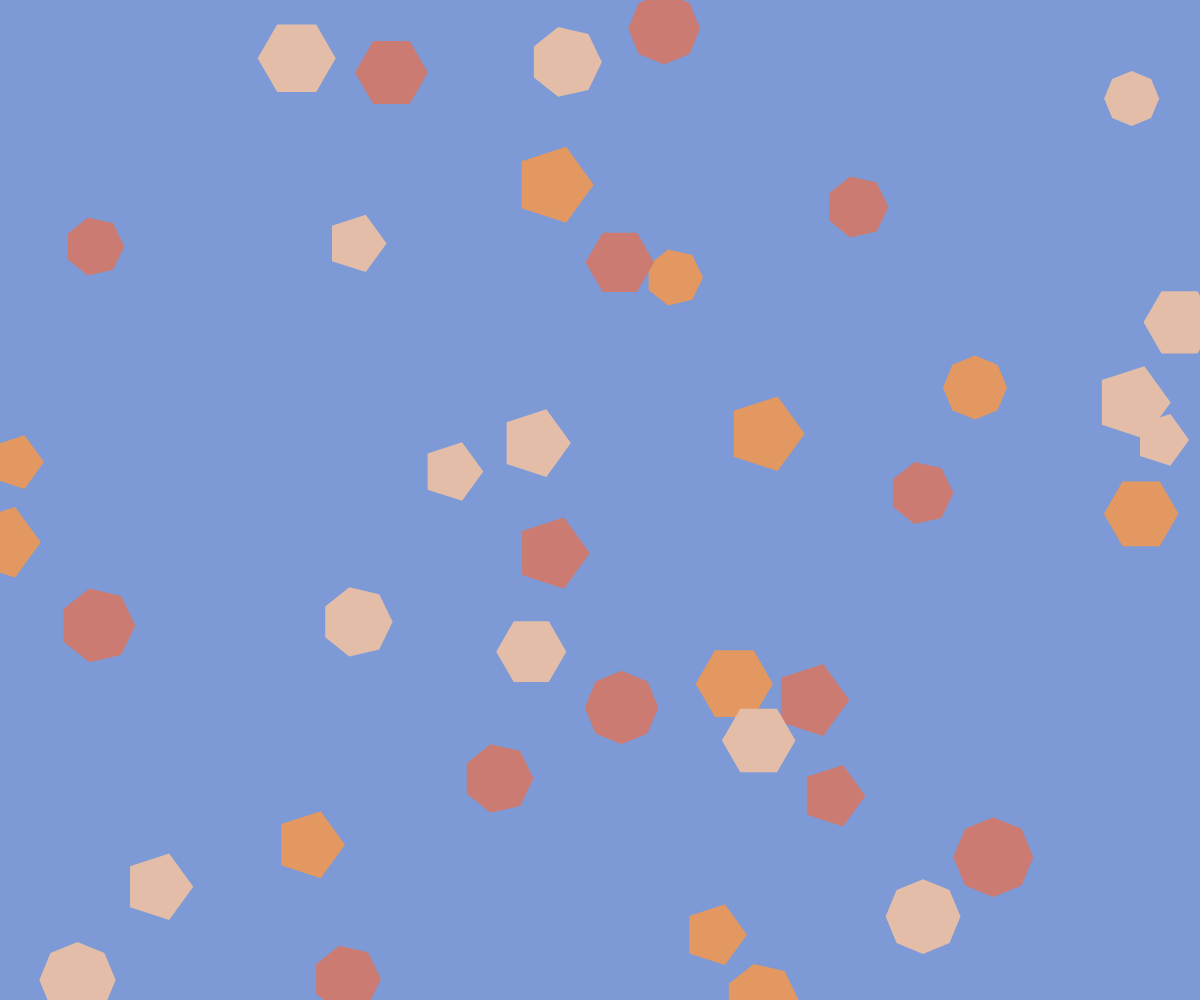
Frame 1 (no input)
Frame 60 (no input): identical to frame 1, image omitted
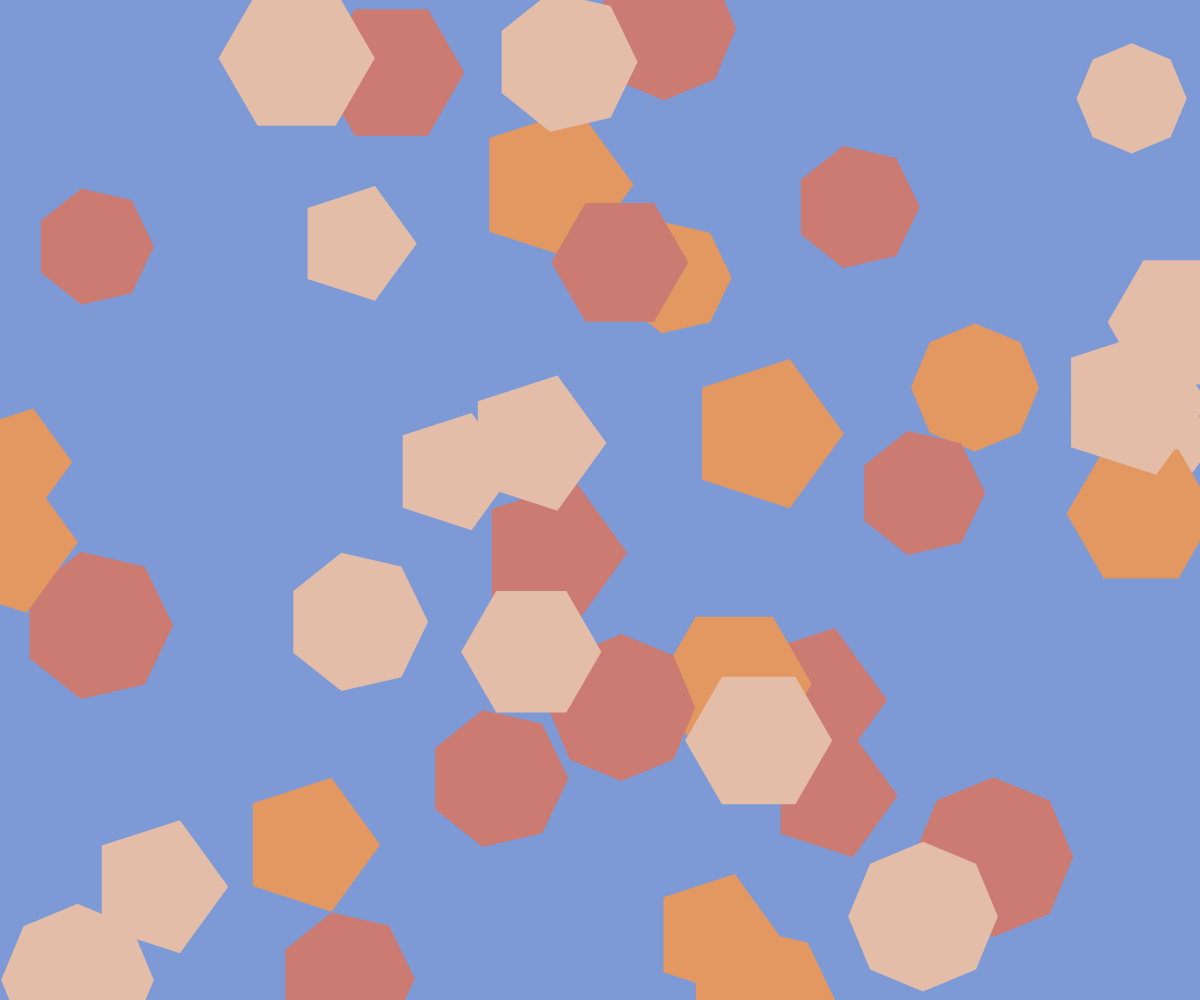
Frame 120 (the mouse pressed at the canvas centre since frame 60)

The p5.js sketch that drew these frames (run headless with seeded random() and noise() and a simulated clock; from frame 60 on, the mouse is pressed at the canvas centre):

// p5.js sketch
// ── sketch.js
let polygons = [];
const colors = ['#E39761', '#E3BDA8', '#CB7B71']; // 指定顏色

function setup() {
  createCanvas(windowWidth, windowHeight); // 全視窗畫布
  background('#7D9AD7'); // 設定背景顏色

  // 生成 40 個隨機正多邊形
  for (let i = 0; i < 40; i++) {
    polygons.push({
      x: random(width), // 中心點 x
      y: random(height), // 中心點 y
      sides: int(random(5, 9)), // 隨機邊數 (5 到 8 邊)
      size: random(10, 15), // 初始大小
      color: random(colors), // 隨機顏色
    });
  }
}

function draw() {
  background('#7D9AD7'); // 每次重繪背景

  let sizeFactor = map(mouseY, 0, height, 40, 120); // 根據滑鼠上下移動計算大小變化

  // 繪製正多邊形
  for (let p of polygons) {
    fill(p.color);
    noStroke();
    drawPolygon(p.x, p.y, p.size * (sizeFactor / 15), p.sides); // 根據滑鼠位置調整大小
  }
}

function drawPolygon(x, y, radius, sides) {
  beginShape();
  for (let i = 0; i < TWO_PI; i += TWO_PI / sides) {
    let px = x + cos(i) * radius;
    let py = y + sin(i) * radius;
    vertex(px, py);
  }
  endShape(CLOSE);
}

function windowResized() {
  resizeCanvas(windowWidth, windowHeight); // 當視窗大小改變時調整畫布
}

// ── style.css
html, body {
  margin: 0;
  padding: 0;
  height: 100%;
}

body {
  margin: 0;
  padding: 0;
  font-family: 'Microsoft JhengHei', Arial, sans-serif;
  background-color: #f0f0f0;
}

canvas {
  display: block;
  z-index: 0; /* 最底層 */
  position: absolute;
  top: 0;
  left: 0;
}

nav {
  position: absolute;
  top: 20px;
  left: 50%;
  transform: translateX(-50%);
  background-color: rgba(125, 154, 215, 0.2); /* 背景色透明度 0.2 */
  padding: 10px 20px;
  border-radius: 5px;
  z-index: 2; /* 最上層 */
}

ul {
  list-style: none;
  margin: 0;
  padding: 0;
  display: flex;
  justify-content: center;
}

li {
  margin: 0 20px; /* 選單項目之間的間距 */
  position: relative;
}

a {
  text-decoration: none;
  color: #113964; /* 選單文字顏色 */
  font-size: 18px; /* 選單文字大小 */
  font-weight: bold;
  transition: color 0.3s;
}

a:hover {
  color: #E3BDA8; /* 滑鼠移動到上面時的顏色 */
}

/* 子選單樣式 */
.dropdown-menu {
  display: none;
  position: absolute;
  top: 100%;
  left: 0;
  background-color: rgba(125, 154, 215, 0.2); /* 背景色透明度 0.2 */
  padding: 10px;
  border-radius: 5px;
  list-style: none;
}

.dropdown:hover .dropdown-menu {
  display: block;
}

.dropdown-menu li {
  margin: 5px 0;
}

.dropdown-menu a {
  color: #113964;
  font-size: 16px;
}

.dropdown-menu a:hover {
  color: #E3BDA8;
}

/* iframe 樣式 */
.iframe-container {
  position: absolute;
  top: 50%;
  left: 50%;
  transform: translate(-50%, -50%);
  width: 80%;
  height: 80%;
  z-index: 1; /* 第二層 */
}

iframe {
  width: 100%;
  height: 100%;
  background-color: rgba(255, 255, 255, 0.2); /* 背景透明度 0.2 */
  border: none;
}
